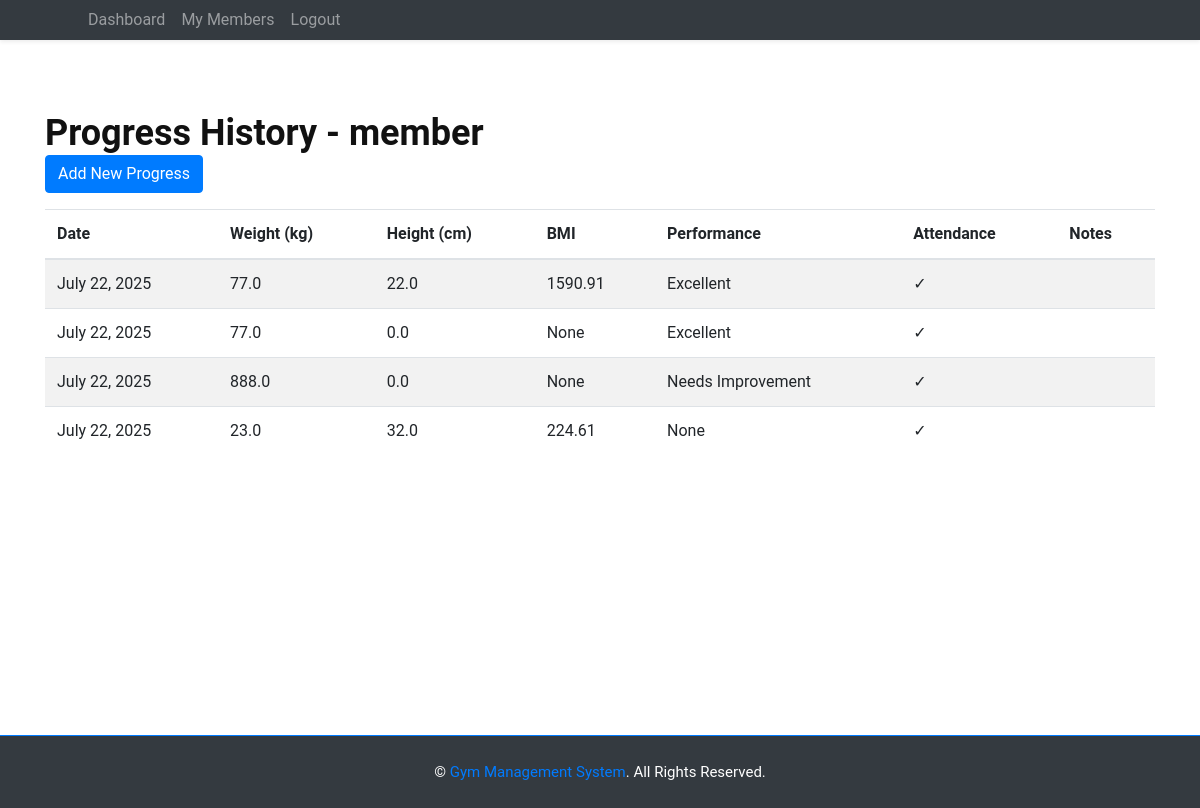
The page /dashboard/progress/view/10/ (signed in) on the database its author committed.
### users/models.py (models this page shows)
class CustomUser(AbstractUser):
    role = models.CharField(max_length=10, choices=ROLE_CHOICES, default='member')
    name = models.CharField(max_length=100, blank=True, default="")         # ✅ No NULL issues
    age = models.IntegerField(null=True, blank=True)                         # ✅ Optional
    phone = models.CharField(max_length=10, blank=True, default="")          # ✅ No NULL issues
    address = models.TextField(blank=True, default="Not Provided")           # ✅ No NULL issues
    weight = models.FloatField(null=True, blank=True)                        # ✅ Optional
    height = models.FloatField(null=True, blank=True)                        # ✅ Optional
    experience = models.IntegerField(null=True, blank=True)                  # ✅ Optional
    trainer = models.ForeignKey(
        'self',
        on_delete=models.SET_NULL,
        null=True,
        blank=True,
        limit_choices_to={'role': 'trainer'},
        related_name='assigned_members'
    )

### dashboard/models.py (models this page shows, shortened)
class MemberProgress(models.Model):
    PERFORMANCE_CHOICES = [
        ('excellent', 'Excellent'),
        ('good', 'Good'),
        ('average', 'Average'),
        ('needs_improvement', 'Needs Improvement')
    ]
    member = models.ForeignKey(CustomUser, on_delete=models.CASCADE,
                             related_name='progress_records')
    trainer = models.ForeignKey(CustomUser, on_delete=models.CASCADE,
                              limit_choices_to={'role': 'trainer'},
                              related_name='recorded_progress',
                              null=True, blank=True)  # Make trainer optional
    date = models.DateField(auto_now_add=True)
    weight = models.FloatField()
    height = models.FloatField()
    bmi = models.FloatField(blank=True, null=True)
    performance = models.CharField(max_length=20, choices=PERFORMANCE_CHOICES, null=True, blank=True)
    attendance = models.BooleanField(default=True)
    notes = models.TextField(blank=True)
    class Meta:
        ordering = ['-date']

### dashboard/views.py (the view)
# urls.py: path('progress/view/<int:member_id>/', views.view_progress, name='view_progress'),
@login_required
def view_progress(request, member_id):
    member = get_object_or_404(CustomUser, id=member_id)
    if request.user.role == 'trainer' and member.trainer != request.user:
        messages.error(request, "You can only view progress for your assigned members.")
        return redirect('dashboard')
    if request.user.role == 'member' and request.user.id != member_id:
        messages.error(request, "You can only view your own progress.")
        return redirect('dashboard')
    progress_records = MemberProgress.objects.filter(member=member).order_by('-date')
    return render(request, 'view_progress.html', {
        'member': member,
        'progress_records': progress_records
    })

### templates/view_progress.html
{% extends 'base.html' %}
{% load static %}
{% block content %}
<div class="container mt-4">
    <h2>Progress History - {{ member.username }}</h2>
    {% if request.user.role == 'trainer' %}
        <a href="{% url 'add_progress' member.id %}" class="btn btn-primary mb-3">Add New Progress</a>
    {% endif %}
    <table class="table table-striped">
        <thead>
            <tr>
                <th>Date</th>
                <th>Weight (kg)</th>
                <th>Height (cm)</th>
                <th>BMI</th>
                <th>Performance</th>
                <th>Attendance</th>
                <th>Notes</th>
            </tr>
        </thead>
        <tbody>
            {% for record in progress_records %}
            <tr>
                <td>{{ record.date }}</td>
                <td>{{ record.weight }}</td>
                <td>{{ record.height }}</td>
                <td>{{ record.bmi }}</td>
                <td>{{ record.get_performance_display }}</td>
                <td>{% if record.attendance %}✓{% else %}✗{% endif %}</td>
                <td>{{ record.notes }}</td>
            </tr>
            {% empty %}
            <tr>
                <td colspan="7">No progress records found.</td>
            </tr>
            {% endfor %}
        </tbody>
    </table>
</div>
{% endblock %}

### static/assets/css/style.css (style rules this page uses)
html, body { height: 100%; font-family: "Roboto", sans-serif; -webkit-font-smoothing: antialiased; font-smoothing: antialiased; background: none; }
h1, h2, h3, h4, h5, h6 { margin: 0; color: #111111; font-weight: 600; }
h2 { font-size: 36px; }

### rows shown on the page
CustomUser: username "member"
MemberProgress: date "July 22, 2025", weight "77.0", height "22.0", bmi "1590.91", performance "Excellent"
MemberProgress: date "July 22, 2025", weight "77.0", height "0.0", bmi "None", performance "Excellent"
MemberProgress: date "July 22, 2025", weight "888.0", height "0.0", bmi "None", performance "Needs Improvement"
MemberProgress: date "July 22, 2025", weight "23.0", height "32.0", bmi "224.61", performance "None"
